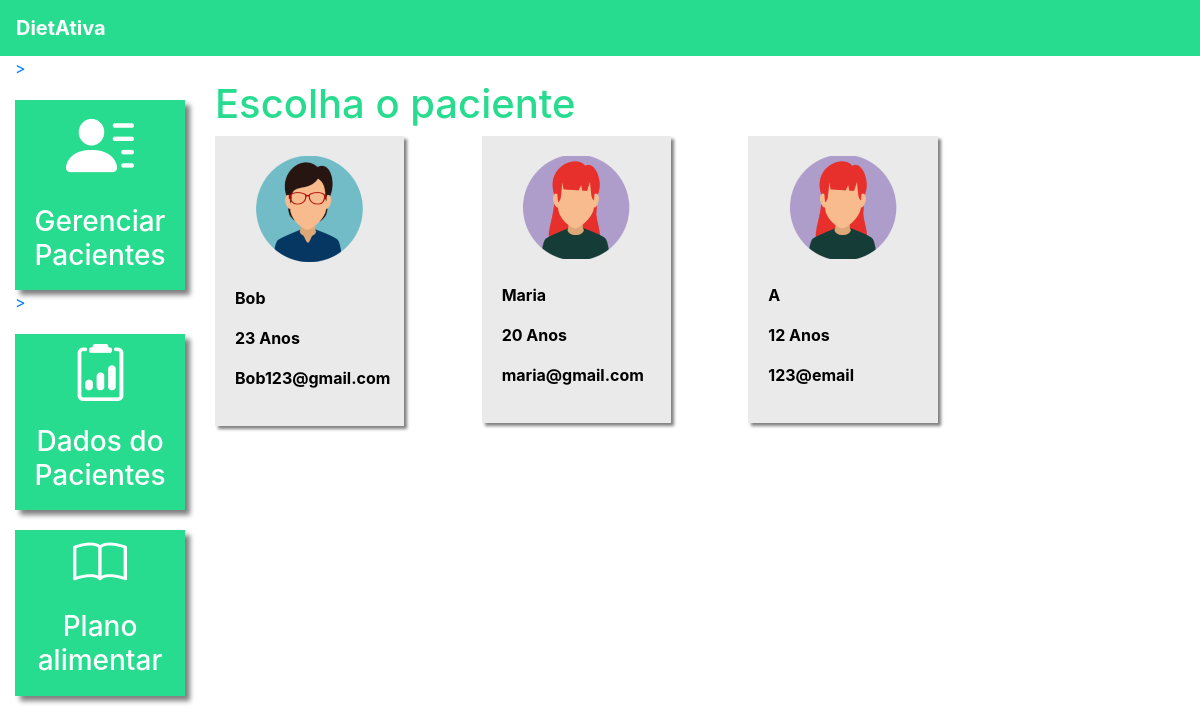
Page /dados_paciente/ (signed in) on the committed database.
### plataforma/models.py (models this page shows, shortened)
class Pacientes(models.Model):
    choices_sexo = (('F', 'Feminino'),
                    ('M', 'Masculino'))
    nome = models.CharField(max_length=50)
    sexo = models.CharField(max_length=1, choices=choices_sexo)
    idade = models.IntegerField()
    email = models.EmailField()
    telefone = models.CharField(max_length=19)
    nutri = models.ForeignKey(User, on_delete=models.CASCADE)

### plataforma/views.py (the view)
# urls.py: path('dados_paciente/', views.dados_paciente_listar, name="dados_paciente_listar"),
@login_required(login_url='/auth/logar/')
def dados_paciente_listar(request):
        if request.method == "GET":
            pacientes = Pacientes.objects.filter(nutri=request.user)
            return render(request, 'dados_paciente_listar.html', {'pacientes': pacientes})

### plataforma/templates/dados_paciente_listar.html (shortened to what this page needs)
{% extends 'base_plataforma.html' %}
{% load static %}
{% block 'plataforma' %}
    <br>
		<h1 class="titulo">Escolha o paciente</h1>
    <div  class="row">
        {% for paciente in pacientes%}
            <div class="col-md-4">
                <a href="{% url 'dados_paciente' paciente.id %}" class="link-hover">
                    <div class="card-paciente">
                        <div class="foto-perfil">
                            {% if paciente.sexo == "M"%}
                                <img src="{% static 'plataforma/img/perfil2.png' %}">
                            {% else %}
                                <img src="{% static 'plataforma/img/perfil1.png' %}">
                            {% endif %}
                        </div>
                        <br>
                        <p class="dados">{{paciente.nome}}</p>
                        <p class="dados">{{paciente.idade}} Anos</p>
                        <p class="dados">{{paciente.email}}</p>
                    </div>
                </a>
            </div>
        {% endfor %}
    </div>
{% endblock%}

### templates/static/plataforma/css/css.css (style rules this page uses)
.titulo { color: #27DB8F; }
.card-paciente { background-color: #EAEAEA; width: 80%; box-shadow: 3px 3px 3px gray; padding: 20px; color: black; }
.foto-perfil { text-align: center; }
.dados { font-weight: bold; }

### rows in the picture
Pacientes: nome "Bob", idade "23", email "Bob123@gmail.com"
Pacientes: nome "Maria", idade "20", email "maria@gmail.com"
Pacientes: nome "A", idade "12", email "123@email"
